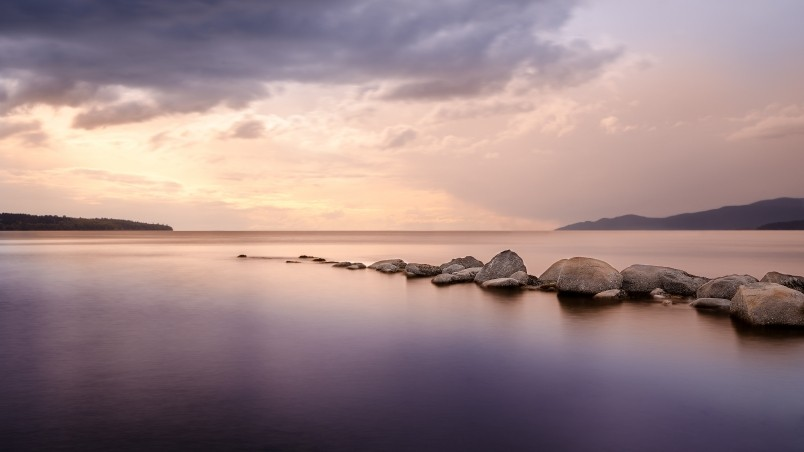
#> input picture Section 4/Nature.jpg, 804 x 452 px
$ python main.py
#> lines starting #> are read from the running program, lines starting #| are printed output that depends on the picture; after the words box and inside, x2 and y2 are one past the last pixel; in counts of white or black regions, pixels touching at a corner belong together
from skimage import io
from skimage.transform import rotate
import matplotlib.pyplot as plt
from scipy import ndimage
import numpy as np

# Read An Image, You can also read from the full path
img = io.imread('Nature.jpg')
#> img is the input picture: shape (452, 804, 3); mean R, G, B 155.9, 132.7, 134

# Draw a rectangle on an image
# [from pixel:to pixel] #[R   G   B]
img[50:200, 10:110, :] = [0, 255, 0]
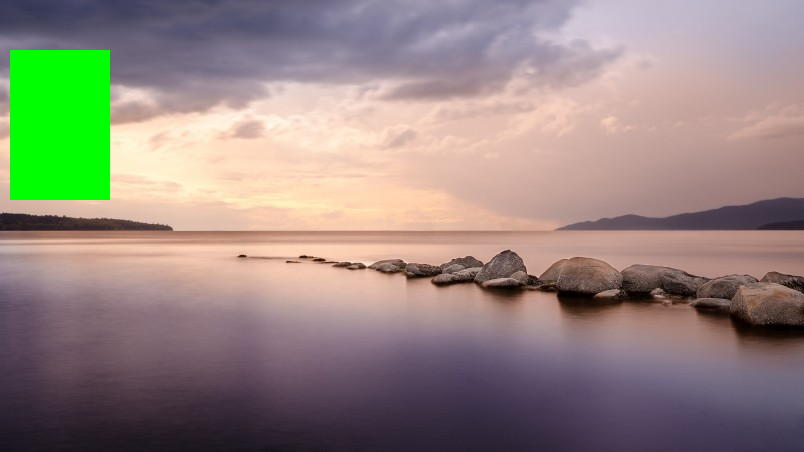
#> img: shape (452, 804, 3); 4.13% of pixels changed, all inside (x1, y1, x2, y2) = (10, 50, 110, 200)
plt.imshow(img)
plt.title('Green Rectangle')
plt.show()

# Make a rotation for an image
# resize = true -> why ? if True no blank edges will appear and vice versa (try it)
rotate_img = rotate(img, angle=90, resize=True)
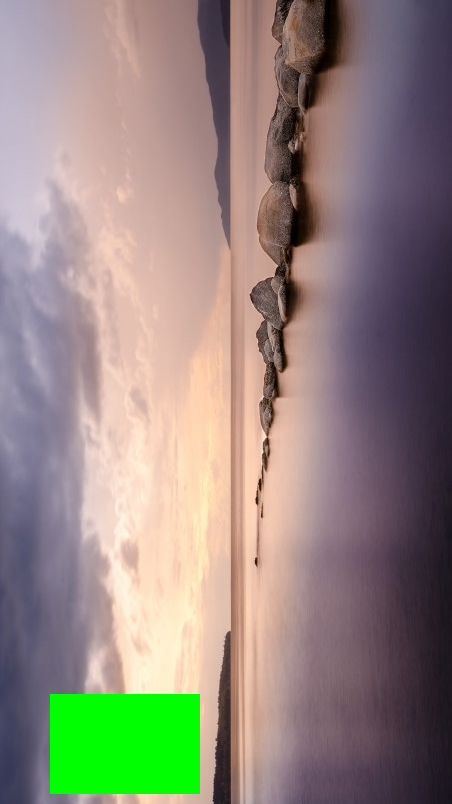
#> rotate_img: shape (804, 452, 3) float64; mean R, G, B 0.578, 0.533, 0.499
plt.imshow(rotate_img)
plt.title('Rotated Image')
plt.show()

# Make Convolution and Correlation on an image
new_img = np.array([[2, 2, 2, 3],
                    [2, 1, 3, 3],
                    [2, 2, 1, 2],
                    [1, 3, 2, 2]])

kernal = np.array([
    [1, -1, -1],
    [1, 2, -1],
    [1, 1, 1]
])

# Filter will rotate 180 degree when convolution executed
# We have 4 modes {‘reflect’, ‘constant’, ‘nearest’, ‘mirror’, ‘wrap’}
# You can read from here: [https://docs.scipy.org/doc/scipy/reference/generated/scipy.ndimage.convolve.html]
# constant -> default value for cval is [0]
correlation = ndimage.correlate(new_img, kernal, mode='constant')
convolution = ndimage.convolve(new_img, kernal, mode='constant')

print(correlation)
print('----------')
print(convolution)
